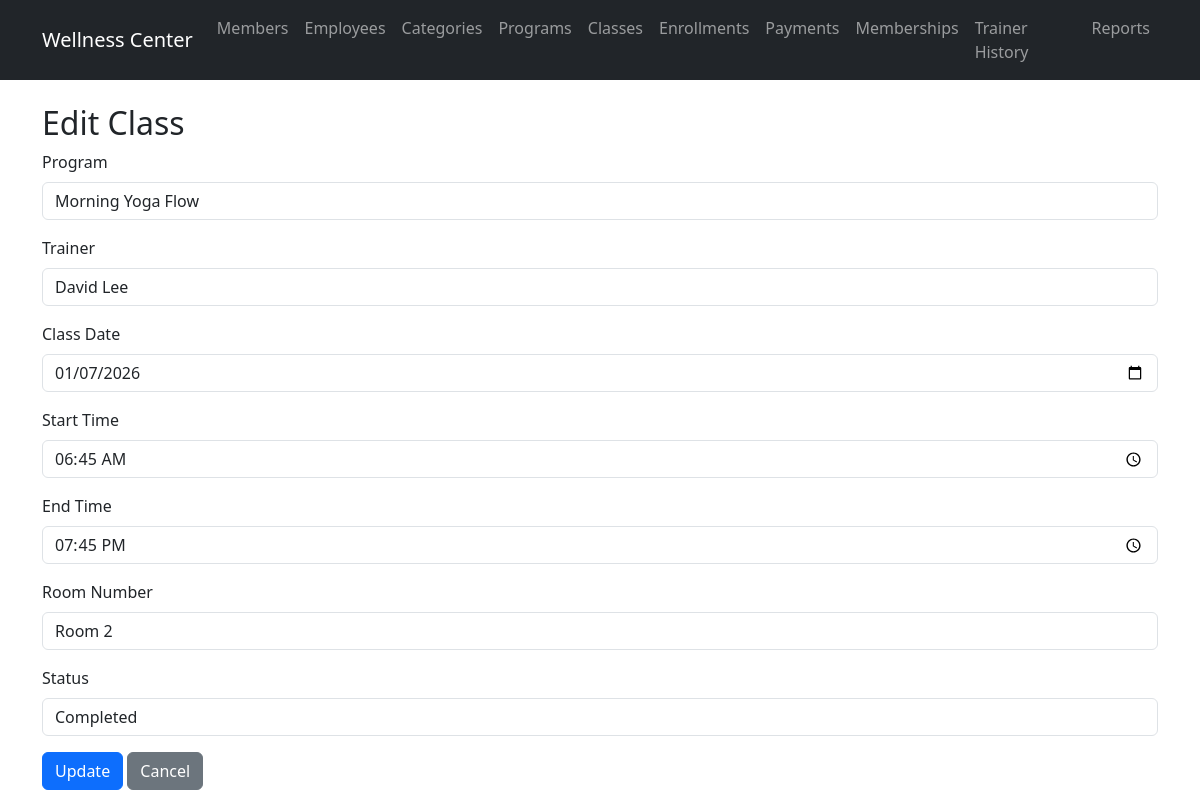
Page /routes/classes/edit.php?id=3007 on the committed database.
### tables this page shows
CREATE TABLE `class` (
  `class_id` int(11) NOT NULL,
  `class_date` date NOT NULL,
  `start_time` time DEFAULT NULL,
  `end_time` time DEFAULT NULL,
  `room_number` varchar(10) DEFAULT NULL,
  `program_id` int(11) NOT NULL,
  `employee_id` int(11) NOT NULL,
  `class_status` varchar(20) DEFAULT 'Active'
);

CREATE TABLE `program` (
  `program_id` int(11) NOT NULL,
  `program_name` varchar(100) NOT NULL,
  `program_category` varchar(50) DEFAULT NULL,
  `program_duration` varchar(50) DEFAULT NULL,
  `program_fee` decimal(10,2) DEFAULT NULL,
  `employee_id` int(11) NOT NULL,
  `category_id` int(11) DEFAULT NULL
);

CREATE TABLE `trainer` (
  `employee_id` int(11) NOT NULL,
  `expertise` varchar(100) DEFAULT NULL,
  `certification` varchar(100) DEFAULT NULL
);

CREATE TABLE `employee` (
  `employee_id` int(11) NOT NULL,
  `employee_name` varchar(100) NOT NULL,
  `employee_ic` VARCHAR(12) NOT NULL,
  `employee_contact` VARCHAR(20) NOT NULL,
  `gender` varchar(10) DEFAULT NULL,
  `date_of_birth` date DEFAULT NULL,
  `date_working` date DEFAULT NULL,
  `employee_salary` decimal(10,2) DEFAULT NULL,
  `employee_type` enum('C','T') NOT NULL
);

### models/Program.php (called while the page is built, shortened)
<?php
require_once __DIR__ . '/../config/database.php';
class Program {
    public $pdo;
    public function __construct() {
        global $pdo;
        $this->pdo = $pdo;
    }
    public function getAll() {
        $stmt = $this->pdo->query("SELECT p.*, pc.category_name, e.employee_name as trainer_name FROM program p LEFT JOIN program_category pc ON p.category_id = pc.category_id LEFT JOIN employee e ON p.employee_id = e.employee_id");
        return $stmt->fetchAll(PDO::FETCH_ASSOC);
    }
}
?>

### models/ClassModel.php (called while the page is built, shortened)
<?php
require_once __DIR__ . '/../config/database.php';
class ClassModel {
    public $pdo;
    public function __construct() {
        global $pdo;
        $this->pdo = $pdo;
    }
    public function getById($id) {
        $this->autoArchiveClasses();
        $stmt = $this->pdo->prepare("
            SELECT c.*, p.program_name, e.employee_name as trainer_name, pc.category_name
            FROM class c
            JOIN program p ON c.program_id = p.program_id
            JOIN employee e ON c.employee_id = e.employee_id
            LEFT JOIN program_category pc ON p.category_id = pc.category_id
            WHERE c.class_id = ?
        ");
        $stmt->execute([$id]);
        $class = $stmt->fetch(PDO::FETCH_ASSOC);
        if ($class) {
            $class['dynamic_status'] = $this->calculateStatus($class);
        }
        return $class;
    }
    private function autoArchiveClasses() {
        $currentDateTime = date('Y-m-d H:i:s');
        $sql = "
            UPDATE class
            SET class_status = 'Completed'
            WHERE class_status = 'Active'
            AND TIMESTAMP(DATE(class_date), end_time) < ?
        ";
        $stmt = $this->pdo->prepare($sql);
        $stmt->execute([$currentDateTime]);
    }
    private function calculateStatus($class) {
        if (isset($class['class_status']) && ($class['class_status'] === 'Cancelled' || $class['class_status'] === 'Completed')) {
            return $class['class_status'];
        }
    }
}
?>

### models/Trainer.php (called while the page is built, shortened)
<?php
require_once __DIR__ . '/../config/database.php';
class Trainer {
    public $pdo;
    public function __construct() {
        global $pdo;
        $this->pdo = $pdo;
    }
    public function getAll() {
        $stmt = $this->pdo->query("SELECT t.employee_id, e.employee_name, e.employee_type, t.expertise, t.certification FROM trainer t JOIN employee e ON t.employee_id = e.employee_id");
        return $stmt->fetchAll(PDO::FETCH_ASSOC);
    }
}
?>

### routes/classes/edit.php (the view, shortened to what this page needs)
<?php
require_once '../../models/ClassModel.php';
require_once '../../models/Program.php';
require_once '../../models/Trainer.php';
$classModel = new ClassModel();
$programModel = new Program();
$trainerModel = new Trainer();
$programs = $programModel->getAll();
$trainers = $trainerModel->getAll();
$id = $_GET['id'];
$data = $classModel->getById($id);
include '../../views/header.php';
?>
<h2>Edit Class</h2>
<form method="post">
    <div class="mb-3">
        <label for="program_id" class="form-label">Program</label>
        <select class="form-control" id="program_id" name="program_id" required>
            <?php foreach ($programs as $p): ?>
            <option value="<?php echo $p['program_id']; ?>" <?php echo ($p['program_id'] == $data['program_id']) ? 'selected' : ''; ?>><?php echo $p['program_name']; ?></option>
            <?php endforeach; ?>
        </select>
    </div>
    <div class="mb-3">
        <label for="employee_id" class="form-label">Trainer</label>
        <select class="form-control" id="employee_id" name="employee_id" required>
            <?php foreach ($trainers as $t): ?>
            <option value="<?php echo $t['employee_id']; ?>" <?php echo ($t['employee_id'] == $data['employee_id']) ? 'selected' : ''; ?>><?php echo $t['employee_name']; ?></option>
            <?php endforeach; ?>
        </select>
    </div>
    <div class="mb-3">
        <label for="class_date" class="form-label">Class Date</label>
        <input type="date" class="form-control" id="class_date" name="class_date" value="<?php echo $data['class_date']; ?>" required>
    </div>
    <div class="mb-3">
        <label for="start_time" class="form-label">Start Time</label>
        <input type="time" class="form-control" id="start_time" name="start_time" value="<?php echo $data['start_time']; ?>" required>
    </div>
    <div class="mb-3">
        <label for="end_time" class="form-label">End Time</label>
        <input type="time" class="form-control" id="end_time" name="end_time" value="<?php echo $data['end_time']; ?>" required>
    </div>
    <div class="mb-3">
        <label for="room_number" class="form-label">Room Number</label>
        <input type="text" class="form-control" id="room_number" name="room_number" value="<?php echo $data['room_number']; ?>">
    </div>
    <div class="mb-3">
        <label for="class_status" class="form-label">Status</label>
        <select class="form-control" id="class_status" name="class_status" required>
            <option value="Completed" <?php echo ($data['class_status'] == 'Completed') ? 'selected' : ''; ?>>Completed</option>
        </select>
    </div>
    <button type="submit" class="btn btn-primary">Update</button>
    <a href="view.php" class="btn btn-secondary">Cancel</a>
</form>
<?php include '../../views/footer.php'; ?>

### rows in the picture
class: program_id "Morning Yoga Flow", employee_id "David Lee", class_date "01/07/2026", start_time "06:45:00", end_time "19:45:00", room_number "Room 2", class_status "Completed"
